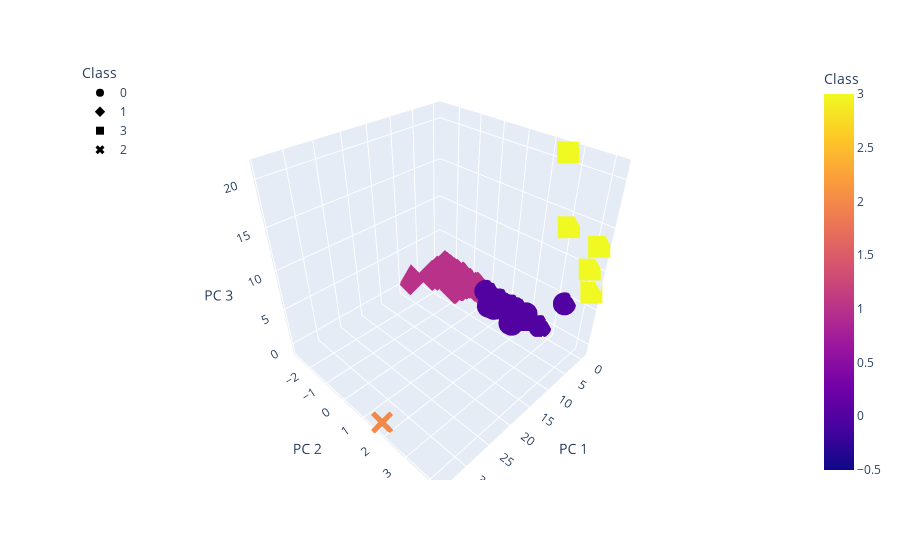

Here is the notebook cell this chart was saved with:
### Markdown cell above
### Visualization

### Code cell
# Plot the 3D-scatter with x="Annual Income", y="Spending Score (1-100)" and z="Age"
fig = px.scatter_3d(
    clustered_df,
    x="PC 1",
    y="PC 2",
    z="PC 3",
    color="Class",
    symbol="Class",
    hover_name = "CoinName",
    hover_data = ['Algorithm']
)
fig.update_layout(legend=dict(x=0, y=1))
fig.show()

### Figure 1 — Plotly figure (JSON) as saved in the notebook; plotly's stock layout.template omitted (floating-point values rounded to 4 significant figures; data arrays with more than 128 entries replaced by an {"elided": "..."} marker saying what was removed)
{"data": [{"customdata": {"elided": "289x1 str values"}, "hovertemplate": "<b>%{hovertext}</b><br><br>Class=%{marker.color}<br>PC 1=%{x}<br>PC 2=%{y}<br>PC 3=%{z}<br>Algorithm=%{customdata[0]}<extra></extra>", "hovertext": {"elided": "289 str values"}, "legendgroup": "0", "marker": {"color": {"elided": "289 int values"}, "coloraxis": "coloraxis", "symbol": "circle"}, "mode": "markers", "name": "0", "scene": "scene", "showlegend": true, "type": "scatter3d", "x": {"elided": "289 float values"}, "y": {"elided": "289 float values"}, "z": {"elided": "289 float values"}}, {"customdata": {"elided": "238x1 str values"}, "hovertemplate": "<b>%{hovertext}</b><br><br>Class=%{marker.color}<br>PC 1=%{x}<br>PC 2=%{y}<br>PC 3=%{z}<br>Algorithm=%{customdata[0]}<extra></extra>", "hovertext": {"elided": "238 str values"}, "legendgroup": "1", "marker": {"color": {"elided": "238 int values"}, "coloraxis": "coloraxis", "symbol": "diamond"}, "mode": "markers", "name": "1", "scene": "scene", "showlegend": true, "type": "scatter3d", "x": {"elided": "238 float values"}, "y": {"elided": "238 float values"}, "z": {"elided": "238 float values"}}, {"customdata": [["Proof-of-BibleHash"], ["SHA-256 + Hive"], ["Proof-of-Authority"], ["SHA3-256"], ["Leased POS"]], "hovertemplate": "<b>%{hovertext}</b><br><br>Class=%{marker.color}<br>PC 1=%{x}<br>PC 2=%{y}<br>PC 3=%{z}<br>Algorithm=%{customdata[0]}<extra></extra>", "hovertext": ["BiblePay", "LitecoinCash", "Poa Network", "Fiii", "Waves"], "legendgroup": "3", "marker": {"color": [3, 3, 3, 3, 3], "coloraxis": "coloraxis", "symbol": "square"}, "mode": "markers", "name": "3", "scene": "scene", "showlegend": true, "type": "scatter3d", "x": [-0.1814, -0.4014, -0.3675, -0.5875, -0.4043], "y": [2.64, 3.039, 4.169, 4.218, 4.018], "z": [21.18, 13.63, 12.93, 7.337, 9.988]}, {"customdata": [["TRC10"]], "hovertemplate": "<b>%{hovertext}</b><br><br>Class=%{marker.color}<br>PC 1=%{x}<br>PC 2=%{y}<br>PC 3=%{z}<br>Algorithm=%{customdata[0]}<extra></extra>", "hovertext": ["BitTorrent"], "legendgroup": "2", "marker": {"color": [2], "coloraxis": "coloraxis", "symbol": "x"}, "mode": "markers", "name": "2", "scene": "scene", "showlegend": true, "type": "scatter3d", "x": [34.13], "y": [1.717], "z": [-0.7548]}], "layout": {"coloraxis": {"colorbar": {"title": {"text": "Class"}}, "colorscale": [[0, "#0d0887"], [0.1111, "#46039f"], [0.2222, "#7201a8"], [0.3333, "#9c179e"], [0.4444, "#bd3786"], [0.5556, "#d8576b"], [0.6667, "#ed7953"], [0.7778, "#fb9f3a"], [0.8889, "#fdca26"], [1, "#f0f921"]]}, "legend": {"title": {"text": "Class"}, "tracegroupgap": 0, "x": 0, "y": 1}, "margin": {"t": 60}, "scene": {"domain": {"x": [0, 1], "y": [0, 1]}, "xaxis": {"title": {"text": "PC 1"}}, "yaxis": {"title": {"text": "PC 2"}}, "zaxis": {"title": {"text": "PC 3"}}}}}
